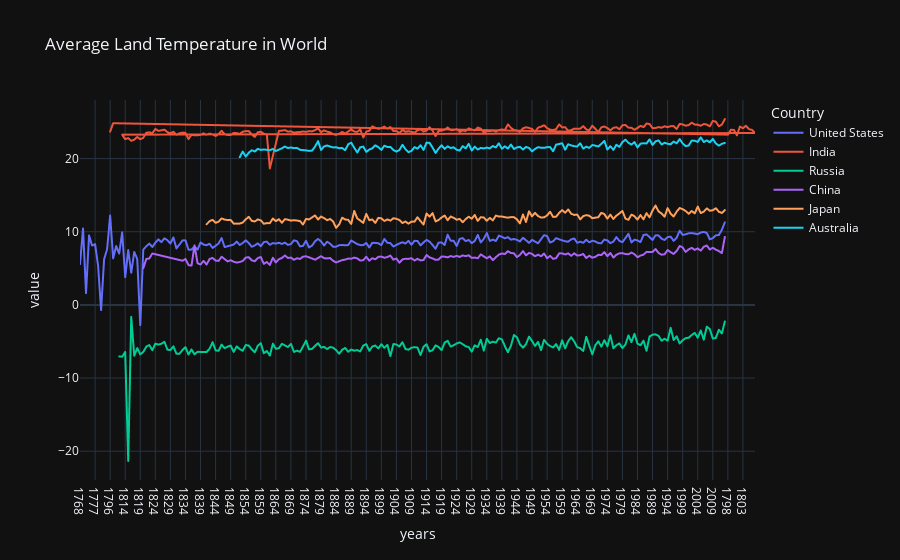

Notebook cell for this chart:
### Code cell
import plotly.express as px
fig=px.line(avg_temp,x="years",y=["AverageTemperature"],color='Country',title="Average Land Temperature in World",template="plotly_dark")
fig.show()

### Figure 1 — Plotly figure (JSON) as saved in the notebook; plotly's stock layout.template omitted (floating-point values rounded to 4 significant figures; data arrays with more than 128 entries replaced by an {"elided": "..."} marker saying what was removed)
{"data": [{"hovertemplate": "Country=United States<br>variable=AverageTemperature<br>years=%{x}<br>value=%{y}<extra></extra>", "legendgroup": "United States", "line": {"color": "#636efa", "dash": "solid"}, "marker": {"symbol": "circle"}, "mode": "lines", "name": "United States", "showlegend": true, "type": "scattergl", "x": {"elided": "215 str values"}, "xaxis": "x", "y": {"elided": "215 float values"}, "yaxis": "y"}, {"hovertemplate": "Country=India<br>variable=AverageTemperature<br>years=%{x}<br>value=%{y}<extra></extra>", "legendgroup": "India", "line": {"color": "#EF553B", "dash": "solid"}, "marker": {"symbol": "circle"}, "mode": "lines", "name": "India", "showlegend": true, "type": "scattergl", "x": {"elided": "211 str values"}, "xaxis": "x", "y": {"elided": "211 float values"}, "yaxis": "y"}, {"hovertemplate": "Country=Russia<br>variable=AverageTemperature<br>years=%{x}<br>value=%{y}<extra></extra>", "legendgroup": "Russia", "line": {"color": "#00cc96", "dash": "solid"}, "marker": {"symbol": "circle"}, "mode": "lines", "name": "Russia", "showlegend": true, "type": "scattergl", "x": {"elided": "202 str values"}, "xaxis": "x", "y": {"elided": "202 float values"}, "yaxis": "y"}, {"hovertemplate": "Country=China<br>variable=AverageTemperature<br>years=%{x}<br>value=%{y}<extra></extra>", "legendgroup": "China", "line": {"color": "#ab63fa", "dash": "solid"}, "marker": {"symbol": "circle"}, "mode": "lines", "name": "China", "showlegend": true, "type": "scattergl", "x": {"elided": "185 str values"}, "xaxis": "x", "y": {"elided": "185 float values"}, "yaxis": "y"}, {"hovertemplate": "Country=Japan<br>variable=AverageTemperature<br>years=%{x}<br>value=%{y}<extra></extra>", "legendgroup": "Japan", "line": {"color": "#FFA15A", "dash": "solid"}, "marker": {"symbol": "circle"}, "mode": "lines", "name": "Japan", "showlegend": true, "type": "scattergl", "x": {"elided": "173 str values"}, "xaxis": "x", "y": {"elided": "173 float values"}, "yaxis": "y"}, {"hovertemplate": "Country=Australia<br>variable=AverageTemperature<br>years=%{x}<br>value=%{y}<extra></extra>", "legendgroup": "Australia", "line": {"color": "#19d3f3", "dash": "solid"}, "marker": {"symbol": "circle"}, "mode": "lines", "name": "Australia", "showlegend": true, "type": "scattergl", "x": {"elided": "162 str values"}, "xaxis": "x", "y": {"elided": "162 float values"}, "yaxis": "y"}], "layout": {"legend": {"title": {"text": "Country"}, "tracegroupgap": 0}, "title": {"text": "Average Land Temperature in World"}, "xaxis": {"anchor": "y", "domain": [0, 1], "title": {"text": "years"}}, "yaxis": {"anchor": "x", "domain": [0, 1], "title": {"text": "value"}}}}
